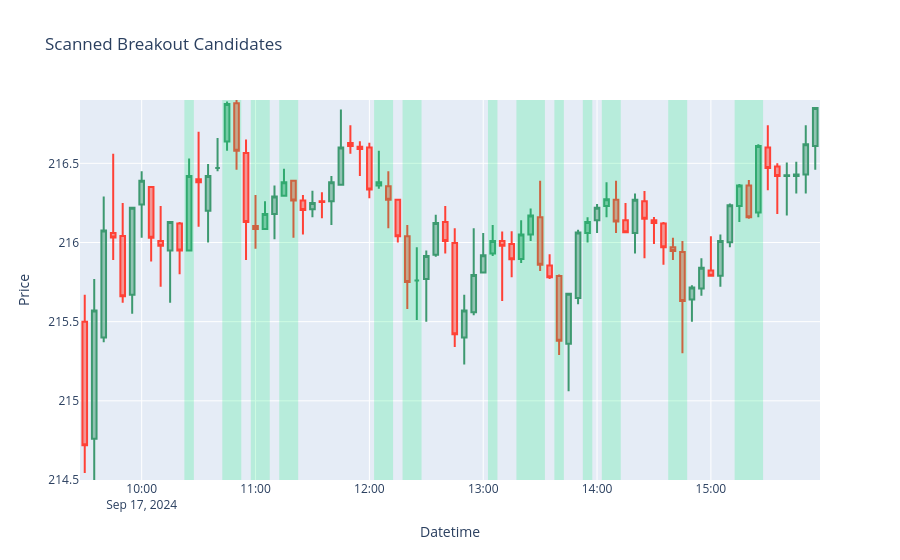

This figure's notebook cell:
### Code cell
import plotly.io as pio
import plotly.graph_objects as go  
    
df = df[(df.index > '2024-09-17') & (df.index  < '2024-09-19')]

df['bar_plot'] = np.where(
    df['filtered'],
    df['High'].max(),
    df['Low'].min(),
)

fig = go.Figure()

fig.add_trace(
    go.Candlestick(
        x = df.index,
        open = df['Open'], 
        high = df['High'],
        low = df['Low'],
        close = df['Close'],
        showlegend = False,
    ),
)

fig.add_trace(
    go.Scatter(
        x = df.index, 
        y = df['bar_plot'],
        fill = 'tonexty',
        fillcolor = 'rgba(0, 236, 109, 0.2)',
        mode = 'lines',
        line = {'width': 0, 'shape': 'hvh'},
        showlegend = False,
    ),
)

fig.update_layout(
    xaxis = {'title': 'Datetime'},
    yaxis = {'range': [df['Low'].min(), df['High'].max()], 'title': 'Price'},
    title = 'Scanned Breakout Candidates'
)

fig.update_xaxes(
    rangebreaks = [{'bounds': ['sat', 'mon']}],
    rangeslider_visible = False,
)

fig.show()
